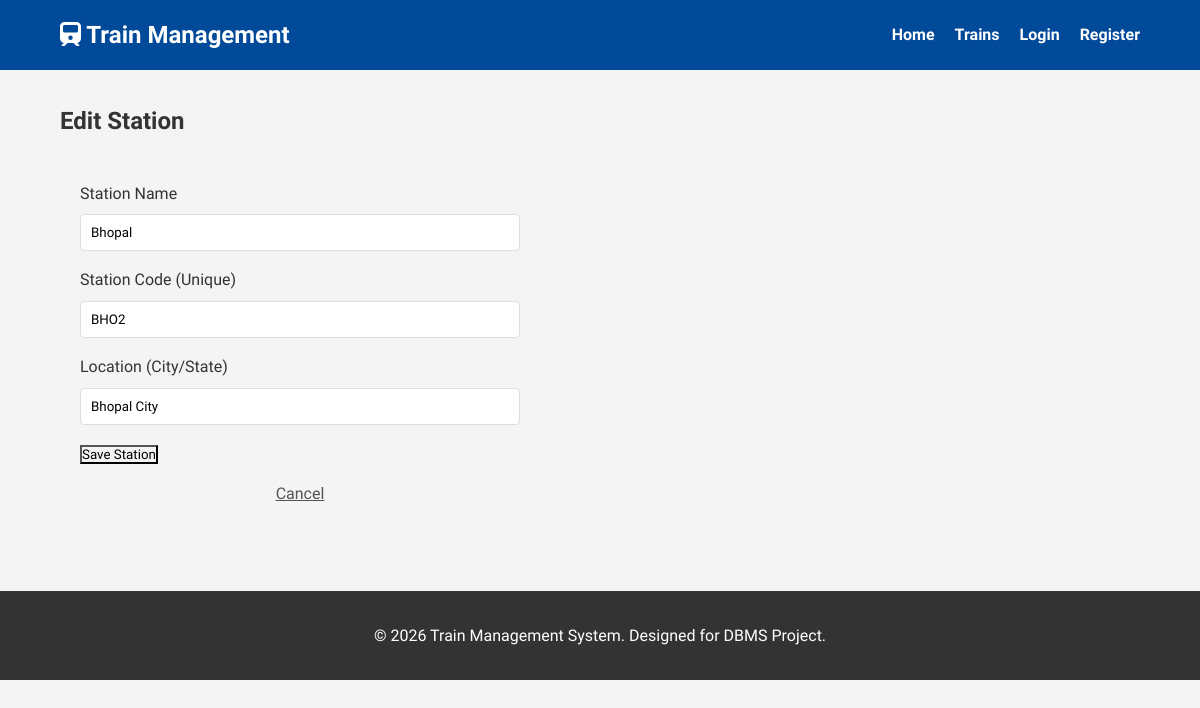
Screenshot of /stations/add.php?id=13 with the database file from the repository.
### tables this page shows
CREATE TABLE Station (
    Station_ID INT AUTO_INCREMENT PRIMARY KEY,
    Station_Name VARCHAR(100) NOT NULL,
    Station_Code VARCHAR(10) NOT NULL UNIQUE,
    Location VARCHAR(100) NOT NULL
);

### stations/add.php (the view, shortened to what this page needs)
<?php
require_once '../config/db.php';
include '../includes/header.php';
$id = $_GET['id'] ?? null;
$station = ['Station_Name' => '', 'Station_Code' => '', 'Location' => ''];
if ($id) {
    $stmt = $pdo->prepare("SELECT * FROM Station WHERE Station_ID = ?");
    $stmt->execute([$id]);
    $station = $stmt->fetch();
}
?>
<div class="container" style="max-width: 600px;">
    <h2 style="color: var(--primary-color); margin-bottom: 20px;"><?php echo $id ? 'Edit' : 'Add'; ?> Station</h2>
    <div class="booking-widget" style="width: 100%; box-shadow: none; border: 1px solid var(--border-color); margin: 0; padding: 20px;">
        <form method="POST">
            <div class="form-group">
                <label>Station Name</label>
                <input type="text" name="name" class="form-control" value="<?php echo htmlspecialchars($station['Station_Name']); ?>" required>
            </div>
            <div class="form-group">
                <label>Station Code (Unique)</label>
                <input type="text" name="code" class="form-control" placeholder="e.g. NDLS, MMCT" value="<?php echo htmlspecialchars($station['Station_Code']); ?>" required>
            </div>
            <div class="form-group">
                <label>Location (City/State)</label>
                <input type="text" name="location" class="form-control" value="<?php echo htmlspecialchars($station['Location']); ?>" required>
            </div>
            <button type="submit" class="btn-search btn-primary" style="background-color: var(--primary-color);">Save Station</button>
            <a href="/tms/train-management-system/stations/index.php" style="display: block; text-align: center; margin-top: 15px; color: #555;">Cancel</a>
        </form>
    </div>
</div>
<?php include '../includes/footer.php'; ?>

### assets/css/style.css (style rules this page uses)
* { margin: 0; padding: 0; box-sizing: border-box; font-family: 'Segoe UI', Tahoma, Geneva, Verdana, sans-serif; }
body { background-color: #f4f4f4; color: #333; line-height: 1.6; }
.form-group { margin-bottom: 1rem; }
.form-group label { display: block; margin-bottom: 0.5rem; }
.form-control { width: 100%; padding: 10px; border: 1px solid #ddd; border-radius: 4px; }
.container { padding: 2rem 5%; }

### rows the page displays
station: name "Bhopal", code "BHO2", location "Bhopal City"
